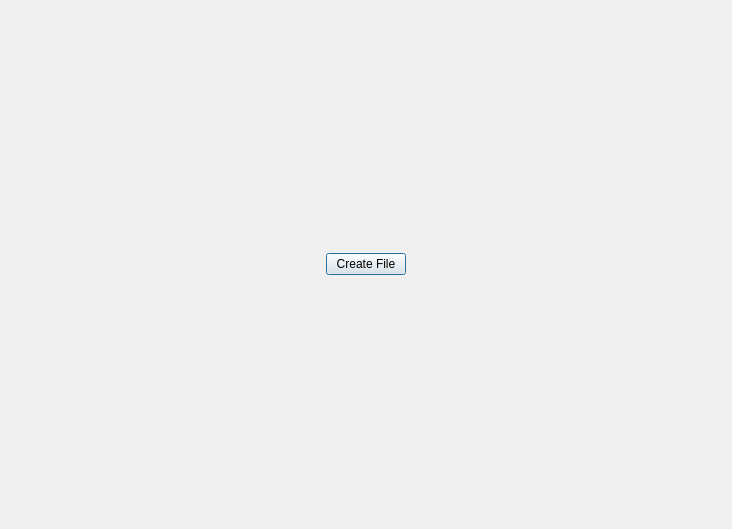
<?xml version="1.0" encoding="UTF-8"?>
<ui version="4.0">
 <class>secondForm</class>
 <widget class="QDialog" name="secondForm">
  <property name="geometry">
   <rect>
    <x>0</x>
    <y>0</y>
    <width>732</width>
    <height>529</height>
   </rect>
  </property>
  <property name="windowTitle">
   <string>Dialog</string>
  </property>
  <layout class="QHBoxLayout" name="horizontalLayout">
   <item>
    <spacer name="horizontalSpacer">
     <property name="orientation">
      <enum>Qt::Horizontal</enum>
     </property>
     <property name="sizeHint" stdset="0">
      <size>
       <width>290</width>
       <height>20</height>
      </size>
     </property>
    </spacer>
   </item>
   <item>
    <widget class="QPushButton" name="createFileButton">
     <property name="text">
      <string>Create File</string>
     </property>
    </widget>
   </item>
   <item>
    <spacer name="horizontalSpacer_2">
     <property name="orientation">
      <enum>Qt::Horizontal</enum>
     </property>
     <property name="sizeHint" stdset="0">
      <size>
       <width>290</width>
       <height>20</height>
      </size>
     </property>
    </spacer>
   </item>
  </layout>
 </widget>
 <resources/>
 <connections/>
</ui>
